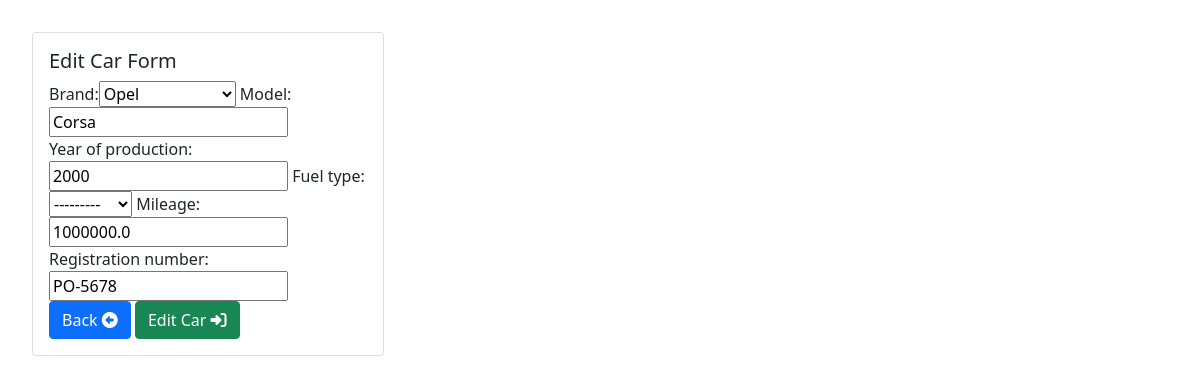
Page /edit/2 (signed in) on the committed database.
### cars_mgmt/models.py (models this page shows, shortened)
class Car(models.Model):
    class CarBrands(models.TextChoices):
        ALFA_ROMEO = 'Alfa Romeo'
        AUDI = 'Audi'
        BMW = 'BMW'
        CHEVROLET = 'Chevrolet'
        CHRYSLET = 'Chrysler'
        CITROEN = 'Citroen'
        DACIA = 'Dacia'
        FIAT = 'Fiat'
        FORD = 'Ford'
        HONDA = 'Honda'
        HYUNDAI = 'Hyundai'
        INFINITI = 'Infiniti'
        JAGUAR = 'Jaguar'
        JEEP = 'Jeep'
        KIA = 'Kia'
        LANCIA = 'Lancia'
        LAND_ROVER = 'Land Rover'
        LEXUS = 'Lexus'
        MINI = 'Mini'
        MAZDA = 'Mazda'
        MERCEDES_BENZ = 'Mercedes Benz'
        MITSHUBISHI = 'Mitsubishi'
        NISSAN = 'Nissan'
        OPEL = 'Opel'
        PEUGEOT = 'Peugeot'
        PORSCHE = 'Porsche'
        RENAULT = 'Renault'
        SEAT = 'Seat'
        SAAB = 'Saab'
        SKODA = 'Skoda'
        SSANGYONG = 'Ssangyong'
        SUBARU = 'Subaru'
        SUZUKI = 'Suziki'
        TOYOTA = 'Toyota'
        VOLKSWAGEN = 'Volkswagen'
        VOLVO = 'Volvo'
    brand = models.CharField(max_length=20, blank=True, null=True, choices=CarBrands.choices)
    model = models.CharField(max_length=20, blank=True, null=True)
    year_of_production = models.SmallIntegerField(default=2000, blank=True)
    class CarFuelType(models.TextChoices):
        BENZINE = 'Benzine'
        BIOFUELS = 'Biofuels'
        DIESEL = 'Diesel'
        ELECTRIC = 'Electric'
        HYBRID = 'Hybrid'
        LPG = 'LPG'
    fuel_type = models.CharField(max_length=10, blank=True, null=True, choices=CarFuelType.choices)
    mileage = models.DecimalField(default=0, max_digits=8, decimal_places=1, blank=True, null=True)
    registration_number = models.CharField(max_length=7, blank=True, null=True)

### cars_mgmt/views.py (the view)
# urls.py: path('edit/<int:id>', edit_car, name="edit_car"),
@login_required
def edit_car(request, id):
    template_name = 'car_form.html'
    car = get_object_or_404(Car, pk=id)
    form = CarForm(request.POST or None, instance=car)
    if form.is_valid():
        form.save()
        return redirect(show_all_cars)
    return render(request, template_name, {'form_car': form, 'new': False})

### cars_mgmt/forms.py
class CarForm(ModelForm):
    class Meta:
        model = Car
        fields = ['brand', 'model', 'year_of_production', 'fuel_type', 'mileage', 'registration_number']

### templates/car_form.html (shortened to what this page needs)
{% extends 'main.html' %}
{% load bootstrap %}
{% block body %}
    <div class="card" style="width: 22rem;">
      <div class="card-body">
          {% if new %}
            <h5 class="card-title">New Car Form</h5>
          {% else %}
            <h5 class="card-title">Edit Car Form</h5>
          {% endif %}
          <form method="post">
              {{ form_car|bootstrap }}
              <br>
              {% if new %}
                <a href="{% url 'all_cars' %}" class="btn btn-primary">
                  Back <i class="fas fa-arrow-alt-circle-left"></i></a>
                <button type="submit" class="btn btn-success">Add New Car <i class="fas fa-sign-in-alt"></i></button>
              {% else %}
                <a href="{% url 'all_cars' %}" class="btn btn-primary">
                    Back <i class="fas fa-arrow-alt-circle-left"></i></a>
                <button type="submit" class="btn btn-success">Edit Car <i class="fas fa-sign-in-alt"></i></button>
              {% endif %}
            </form>
      </div>
    </div>
{% endblock %}

### cars_mgmt/static/base.css (style rules this page uses)
body { padding: 2rem; }

### rows in the picture
Car: brand "Opel", model "Corsa", year_of_production "2000", fuel_type "---------", mileage "1000000.0", registration_number "PO-5678"
